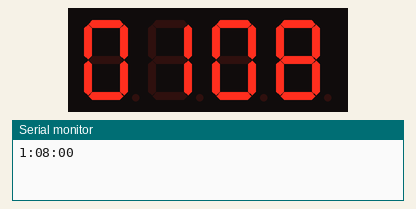
A program run on a simulated Arduino Uno, built with avr-gcc and run on an emulated ATmega328P. On the bench: 4-digit seven-segment display, the last lines printed to the serial monitor. Wiring (inferred from the names in the program): DS3231 clock at I2C address 0x68. The local clock reads 2024-03-15 10:24:30 at power-on unless the program sets it.

Above: at 0.1 s.
At 120.5 s:
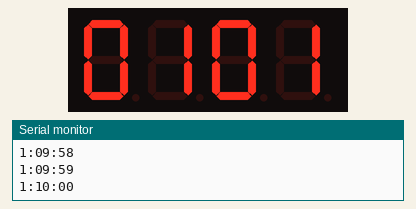

The program:

main.cpp
```cpp
#include <Arduino.h>
#include <TM1637.h>
#include "Wire.h"


#define DS3231_I2C_ADDRESS 0x68

int TEST_DELAY = 5000;
// DISPLAY

// Pin 3 - > DIO
// Pin 2 - > CLK
TM1637 tm(2, 3);
// 1 2 3 4 5 6 7 8 9 10(a) 11(b) 12(c) 13(d) 14(e) 15(f)
// ******************************

// RELAY
int relay = 8;
volatile byte relayState = LOW;

// ******************************

byte decToBcd(byte val);
byte bcdToDec(byte val);
void setDS3231time(byte hour, byte minute);
void readDS3231time(byte *second, byte *minute, byte *hour);
void timeToSerialMonitor(byte second, byte minute, byte hour);
void timeToLedDisplay(byte hr, byte min);

void setup()
{
  Wire.begin();
  Serial.begin(9600);
  tm.init();                              // Initializes the display
  tm.setBrightness(1);                    // Set brightness to level 3
  tm.display("0000", false, false);


  // set the initial time here:
  // seconds, minutes, hours
  setDS3231time(1,8);
}

void loop()
{
  byte second, minute, hour;
  // retrieve data from DS3231
  readDS3231time(&second, &minute, &hour);

  timeToSerialMonitor(second, minute, hour); // display the real-time clock data on the Serial Monitor
  timeToLedDisplay(hour, minute);
  delay(1000);
}

// Convert normal decimal numbers to binary coded decimal
byte decToBcd(byte val)
{
  return( (val/10*16) + (val%10) );
}
// Convert binary coded decimal to normal decimal numbers
byte bcdToDec(byte val)
{
  return( (val/16*10) + (val%16) );
}

void setDS3231time(byte hour, byte minute)
{
  // sets time and date data to DS3231
  Wire.beginTransmission(DS3231_I2C_ADDRESS);
  Wire.write(0); // set next input to start at the seconds register
  Wire.write(decToBcd(00)); // set seconds
  Wire.write(decToBcd(minute)); // set minutes
  Wire.write(decToBcd(hour)); // set hours

  // Wire.write(decToBcd(dayOfWeek)); // set day of week (1=Sunday, 7=Saturday)
  // Wire.write(decToBcd(dayOfMonth)); // set date (1 to 31)
  // Wire.write(decToBcd(month)); // set month
  // Wire.write(decToBcd(year)); // set year (0 to 99)
  Wire.endTransmission();
}

void readDS3231time(byte *second, byte *minute, byte *hour)
{
  Wire.beginTransmission(DS3231_I2C_ADDRESS);
  Wire.write(0); // set DS3231 register pointer to 00h
  Wire.endTransmission();
  Wire.requestFrom(DS3231_I2C_ADDRESS, 7);
  // request seven bytes of data from DS3231 starting from register 00h
  *second = bcdToDec(Wire.read() & 0x7f);
  *minute = bcdToDec(Wire.read());
  *hour = bcdToDec(Wire.read() & 0x3f);
}

void timeToSerialMonitor(byte second, byte minute, byte hour)
{
  // send it to the serial monitor
  Serial.print(hour, DEC);
  // convert the byte variable to a decimal number when displayed
  Serial.print(":");
  if (minute<10)
  {
    Serial.print("0");
  }
  Serial.print(minute, DEC);
  Serial.print(":");
  if (second<10)
  {
    Serial.print("0");
  }
  Serial.println(second, DEC);
}

// 1 2 3 4 5 6 7 8 9 10(a) 11(b) 12(c) 13(d) 14(e) 15(f)
void timeToLedDisplay(byte hr, byte min)
{
  // Serial.println(hr, DEC);
  char hrStr[2];
  String(hr, DEC).toCharArray(hrStr, 2);
  if (hrStr[0] == 0)
  {
    hrStr[1] = '0';
  }
  if (hrStr[1] == NULL)
  {
    char c = hrStr[0];
    hrStr[0] = '0';
    hrStr[1] = c;
  }


  char minStr[2];
  String(min, DEC).toCharArray(minStr, 2);
  if (minStr[0] == 0)
  {
    minStr[1] = '0';
  }
  if (minStr[1] == NULL)
  {
    char c = minStr[0];
    minStr[0] = '0';
    minStr[1] = c;
  }

  char hrWithMin[4] = {hrStr[0], hrStr[1], minStr[0], minStr[1]};


  tm.display((String)hrWithMin, false);
}
```

ledDisplay.cpp
```cpp

```
